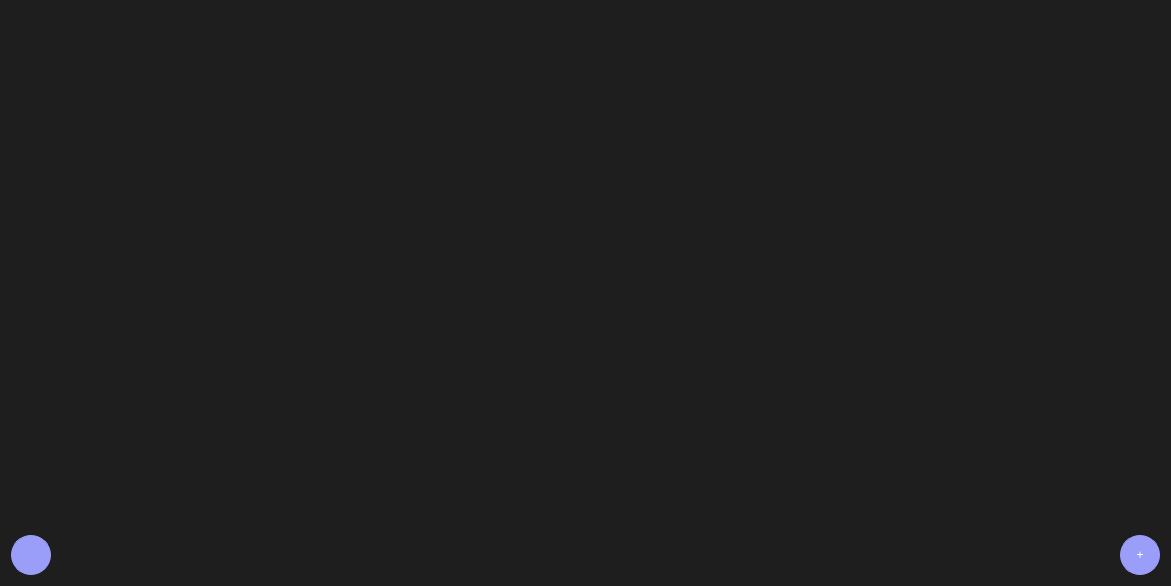
<?xml version="1.0" encoding="UTF-8"?>
<ui version="4.0">
 <class>Form</class>
 <widget class="QWidget" name="Form">
  <property name="geometry">
   <rect>
    <x>0</x>
    <y>0</y>
    <width>1171</width>
    <height>586</height>
   </rect>
  </property>
  <property name="windowTitle">
   <string>Form</string>
  </property>
  <property name="styleSheet">
   <string notr="true">* {
	background-color: #1e1e1e;
	color: #ffffff;
}

QPushButton {
	font: 63 20pt &quot;JetBrains Mono NL SemiBold&quot;;
	background-color: #9a9ef9;
	border: 1px solid #9a9ef9;
	border-radius: 20px;
	color: #FFFFFF;
}
QPushButton:hover {
    border-radius:20px;
	border: 1px solid #7070d0;
	background-color: #7070d0;
    color: white;
}

QPushButton:disabled {
    background-color: gray;
    color: white;
}

QPushButton:pressed {
    
	background-color: rgb(85, 0, 255);
    color: white;
}
QHeaderView::section {
 background-color: #303030;
border:none;
 }

QScrollBar {
        background-color: #333333;
        width: 10px;
    }
    QScrollBar::handle {
        background-color: #555555;
        min-height: 20px;
    }
    QScrollBar::handle:hover {
        background-color: #777777;
    }
    QScrollBar::add-line,
    QScrollBar::sub-line {
        background: none;
    }
    QScrollBar::add-page,
    QScrollBar::sub-page {
        background: none;
    }</string>
  </property>
  <layout class="QVBoxLayout" name="verticalLayout">
   <item>
    <widget class="QScrollArea" name="scrollArea">
     <property name="sizePolicy">
      <sizepolicy hsizetype="Expanding" vsizetype="Expanding">
       <horstretch>0</horstretch>
       <verstretch>0</verstretch>
      </sizepolicy>
     </property>
     <property name="styleSheet">
      <string notr="true">border:none;
padding:1px</string>
     </property>
     <property name="widgetResizable">
      <bool>true</bool>
     </property>
     <widget class="QWidget" name="scrollAreaWidgetContents">
      <property name="geometry">
       <rect>
        <x>0</x>
        <y>0</y>
        <width>1151</width>
        <height>518</height>
       </rect>
      </property>
      <layout class="QVBoxLayout" name="verticalLayout_2">
       <item>
        <layout class="QGridLayout" name="gridLayout">
         <property name="spacing">
          <number>25</number>
         </property>
        </layout>
       </item>
      </layout>
     </widget>
    </widget>
   </item>
   <item>
    <layout class="QHBoxLayout" name="horizontalLayout_3">
     <item>
      <widget class="QPushButton" name="go_back_button">
       <property name="minimumSize">
        <size>
         <width>40</width>
         <height>40</height>
        </size>
       </property>
       <property name="maximumSize">
        <size>
         <width>40</width>
         <height>40</height>
        </size>
       </property>
       <property name="text">
        <string/>
       </property>
       <property name="icon">
        <iconset>
         <normaloff>data/left-arrow.png</normaloff>data/left-arrow.png</iconset>
       </property>
       <property name="iconSize">
        <size>
         <width>25</width>
         <height>25</height>
        </size>
       </property>
      </widget>
     </item>
     <item>
      <spacer name="horizontalSpacer">
       <property name="orientation">
        <enum>Qt::Horizontal</enum>
       </property>
       <property name="sizeHint" stdset="0">
        <size>
         <width>40</width>
         <height>20</height>
        </size>
       </property>
      </spacer>
     </item>
     <item>
      <widget class="QPushButton" name="add_new_card_button">
       <property name="minimumSize">
        <size>
         <width>40</width>
         <height>40</height>
        </size>
       </property>
       <property name="maximumSize">
        <size>
         <width>40</width>
         <height>40</height>
        </size>
       </property>
       <property name="text">
        <string>+</string>
       </property>
      </widget>
     </item>
    </layout>
   </item>
  </layout>
 </widget>
 <resources/>
 <connections/>
</ui>
